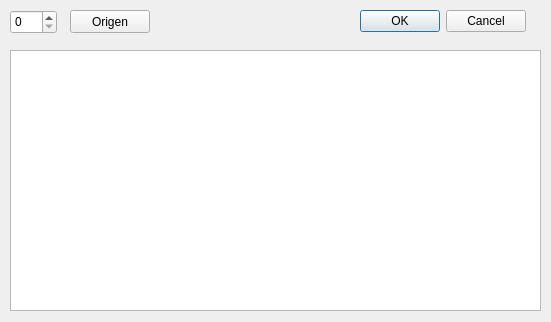
<?xml version="1.0" encoding="UTF-8"?>
<ui version="4.0">
 <class>Dialog</class>
 <widget class="QDialog" name="Dialog">
  <property name="geometry">
   <rect>
    <x>0</x>
    <y>0</y>
    <width>551</width>
    <height>322</height>
   </rect>
  </property>
  <property name="windowTitle">
   <string>Dialog</string>
  </property>
  <widget class="QSpinBox" name="init">
   <property name="geometry">
    <rect>
     <x>10</x>
     <y>10</y>
     <width>47</width>
     <height>24</height>
    </rect>
   </property>
  </widget>
  <widget class="QPushButton" name="Origen">
   <property name="geometry">
    <rect>
     <x>70</x>
     <y>10</y>
     <width>80</width>
     <height>23</height>
    </rect>
   </property>
   <property name="text">
    <string>Origen</string>
   </property>
  </widget>
  <widget class="QTableWidget" name="tableWidget">
   <property name="geometry">
    <rect>
     <x>10</x>
     <y>50</y>
     <width>531</width>
     <height>261</height>
    </rect>
   </property>
  </widget>
  <widget class="QDialogButtonBox" name="buttonBox">
   <property name="geometry">
    <rect>
     <x>360</x>
     <y>10</y>
     <width>166</width>
     <height>23</height>
    </rect>
   </property>
   <property name="standardButtons">
    <set>QDialogButtonBox::Cancel|QDialogButtonBox::Ok</set>
   </property>
  </widget>
 </widget>
 <resources/>
 <connections/>
</ui>
